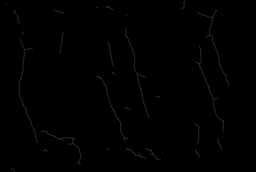
#> input picture test/1.png, 256 x 172 px, shrunk from 1052 x 708 before the run
$ python describe_crack.py
#> lines starting #> are read from the running program, lines starting #| are printed output that depends on the picture; after the words box and inside, x2 and y2 are one past the last pixel; in counts of white or black regions, pixels touching at a corner belong together
#> further down, img is the input picture: shape (172, 256); min 0, max 57, mean 0.8
# @tiger
# email: 512419406@qq.com
from cv2 import cv2
import numpy as np
import pandas as pd
import random


class CrackInformation:
    def __init__(self, img):
        """input:binary img"""
        self.img = np.array(img)
        self.img[img != 0] = 1
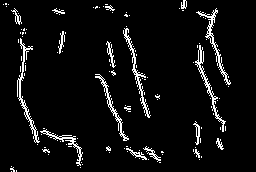
#> self.img: shape (172, 256); values 0 (black) and 1 (white), 5.8% white in thin lines or dots, all inside (x1, y1, x2, y2) = (3, 0, 231, 172)
        self.connection_mark = dict()  # <mark_num>:<[point]>
        self.mark_line()  # mark all lins

        self.img_species = self.img.copy()  # store every point's species
        self.meta_line = dict()  # store line's information
        self.init_meta_line()
        self.mark_point()  # mark all points

    def init_meta_line(self):
        """init meta_line{}"""
        for num in self.connection_mark.keys():
            self.meta_line[num] = {
                'total': [0, 0, 0, 0],
                'endpoint': [],
                'crosspoint': [],
                'joinpoint': [],
                'alonepoint': []
            }
    # def get_length(self):

    def neighbour(self, x, y):
        """
        p9(x - 1, y - 1) p2(x - 1, y) p3(x - 1, y + 1)
        p8(x, y - 1)     p1(x, y)     p4(x, y + 1)
        p7(x + 1, y - 1) p6(x + 1, y) p5(x + 1, y + 1)
        """
        p9 = self.img[x - 1, y - 1]
        p2 = self.img[x - 1, y]
        p3 = self.img[x - 1, y + 1]
        p8 = self.img[x, y - 1]
        p1 = self.img[x, y]
        p4 = self.img[x, y + 1]
        p7 = self.img[x + 1, y - 1]
        p6 = self.img[x + 1, y]
        p5 = self.img[x + 1, y + 1]
        return [p1, p2, p3, p4, p5, p6, p7, p8, p9]

    # [22 lines left out: function neighbour_with_loctaion, not called in this run]

    def which_point(self, x, y):
        """
        :param x:
        :param y:
        :return: 1-endpoint, 2-joinpoint, 3-crosspont, 4-alonepoint, 5-more_crosspoint, 0-backpoint
        """
        ps = self.neighbour(x, y)
        species = 0
        if ps[0] == 1:
            if np.sum(ps) == 1:
                species = 4
            elif np.sum(ps) == 2:
                species = 1
            elif np.sum(ps) == 3:
                species = 2
            elif 4 <= np.sum(ps) <= 6:
                ps_ = ps.copy()
                ps_[0] = ps_[-1]
                start = ps_[0]
                one_zero = 0
                for p in ps_[1:]:
                    if (int(start) - int(p)) == 1:
                        one_zero += 1
                    start = p
                if one_zero <= 2:
                    species = 2
                else:
                    species = 3
            else:
                species = 5
        else:
            pass
        return species

    def get_one_mark(self, location):
        """find mark in coonnection dictionary"""
        mark = 0
        for key, value in self.connection_mark.items():
            if location in value:
                mark = key
        return mark

    def move_point(self, big, small):
        """move point from big mark to small mark"""
        move_points = self.connection_mark.pop(big)
        for point in move_points:
            self.connection_mark[small].append(point)

    def distance(self, p1, p2):
        """two points' distance"""
        return np.sqrt((p1[0] - p2[0])**2 + (p1[1] - p2[1])**2)

    def mark_line(self):
        """base on 8-neighborhood labeling algorithm"""
        connection_num = 0
        self.img[0, :] = 0  # zero border
#> self.img: shape (172, 256); values 0 (black) and 1 (white), 5.8% white in thin lines or dots, all inside (x1, y1, x2, y2) = (3, 1, 231, 172)
        self.img[:, 0] = 0
        self.img[-1, :] = 0
#> self.img: shape (172, 256); values 0 (black) and 1 (white), 5.8% white in thin lines or dots, all inside (x1, y1, x2, y2) = (3, 1, 231, 171)
        self.img[:, -1] = 0
        # tiger = pd.DataFrame(self.img)
        # tiger.to_excel('tiger_76.xlsx')
        w, h = self.img.shape
#> w = 172; h = 256
        for i in range(1, w - 1):
            for j in range(1, h - 1):
                ps = self.neighbour(i, j)
                if ps[0] == 1:
                    if np.sum([ps[8], ps[1], ps[2], ps[7]]) == 0.:  # p9, p2, p3, p8 is zero
                        connection_num += 1
                        self.connection_mark[connection_num] = [[i, j]]
                    elif ps[2] == 1 and ps[7] == 1:  # p8, p3 is one
                        max_mark = max(self.get_one_mark([i, j - 1]), self.get_one_mark([i - 1, j + 1]))
                        min_mark = min(self.get_one_mark([i, j - 1]), self.get_one_mark([i - 1, j + 1]))
                        self.connection_mark[min_mark].append([i, j])
                        if max_mark > min_mark:
                            self.move_point(max_mark, min_mark)
                    elif ps[8] == 1 and ps[2] == 1:  # p9, p3 is one
                        max_mark = max(self.get_one_mark([i - 1, j - 1]), self.get_one_mark([i - 1, j + 1]))
                        min_mark = min(self.get_one_mark([i - 1, j - 1]), self.get_one_mark([i - 1, j + 1]))
                        self.connection_mark[min_mark].append([i, j])
                        if max_mark > min_mark:
                            self.move_point(max_mark, min_mark)
                    else:
                        if self.get_one_mark([i, j - 1]):  # p8
                            self.connection_mark[self.get_one_mark([i, j - 1])].append([i, j])
                        elif self.get_one_mark([i - 1, j - 1]):  # p9
                            self.connection_mark[self.get_one_mark([i - 1, j - 1])].append([i, j])
                        elif self.get_one_mark([i - 1, j]):  # p2
                            self.connection_mark[self.get_one_mark([i - 1, j])].append([i, j])
                        elif self.get_one_mark([i - 1, j + 1]):  # p3
                            self.connection_mark[self.get_one_mark([i - 1, j + 1])].append([i, j])
                # for key, value in self.connection_mark.items():
                #     print(f"{key}:{value}")
                print(f"update:{len(self.connection_mark.keys())}")
                print('----------------------')
#> this loop made 170 passes
#> the loop in init_meta_line, `for num in self.connection_mark.keys():` made 122 passes
#> num on passes 2 to 13: 4, 5, 6, 7, 8, 9, 10, 11, 13, 14, 15, 16
        print(f"mark is finished! {len(self.connection_mark.keys())}")

    def mark_point(self):
        """mark point's species"""
        img_copy = self.img.copy()  # to show the effect after marking point
        img_copy[img_copy == 1] = 255
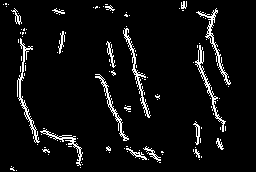
#> img_copy: shape (172, 256); 5.8% white in thin lines or dots, all inside (x1, y1, x2, y2) = (3, 1, 231, 171)
        img_copy = cv2.cvtColor(img_copy, cv2.COLOR_GRAY2BGR)
        for num, line in self.connection_mark.items():
            print(f"----------line{num}----------")
            n_endpoint, n_joinpoint, n_crosspoint, n_alonepoint, n_more_crosspoint = 0, 0, 0, 0, 0
            for point in line:
                species = self.which_point(point[0], point[1])
                if species == 1:
                    n_endpoint += 1
                    img_copy = cv2.circle(img_copy, center=[point[1], point[0]], radius=5, color=(0, 0, 255))
                    self.img_species[point[0], point[1]] = species
                    self.meta_line[num]['endpoint'].append(point)
                    self.meta_line[num]['total'][0] = n_endpoint
                elif species == 2:
                    n_joinpoint += 1
                    self.img_species[point[0], point[1]] = species
                    self.meta_line[num]['joinpoint'].append(point)
                    self.meta_line[num]['total'][1] = n_joinpoint
                elif species == 3:
                    n_crosspoint += 1
                    img_copy = cv2.circle(img_copy, center=[point[1], point[0]], radius=5, color=(0, 255, 0))
                    self.img_species[point[0], point[1]] = species
                    self.meta_line[num]['crosspoint'].append(point)
                    self.meta_line[num]['total'][2] = n_crosspoint
                elif species == 4:
                    n_alonepoint += 1
                    self.img_species[point[0], point[1]] = species
                    self.meta_line[num]['alonepoint'].append(point)
                    self.meta_line[num]['total'][3] = n_alonepoint
                elif species == 5:
                    n_more_crosspoint += 1
                    n_crosspoint += 1
                    img_copy = cv2.circle(img_copy, center=[point[1], point[0]], radius=5, color=(255, 0, 0))
                    self.img_species[point[0], point[1]] = 3
                    self.meta_line[num]['crosspoint'].append(point)
                    self.meta_line[num]['total'][2] = n_crosspoint
            print(f"endpoint:{n_endpoint}, "
                  f"joinpoint:{n_joinpoint}, "
                  f"crosspoint:{n_more_crosspoint}/{n_crosspoint}, "
                  f"alonepoint:{n_alonepoint}")
            print(self.meta_line[num]['total'])
#> this loop made 122 passes
#> (num, line) on passes 2, 3, 4, 5, 7, 8, 9, 10, 11, 14, 16: (4, [[3, 5], [3, 6], [4, 5], [4, 6]]), (5, [[4, 3]]), (6, [[4, 8]]), (7, [[4, 105], [4, 106], [4, 107]]), (9, [[6, 6]]), (10, [[6, 96], [6, 97], [7, 95], [7, 96], [7, 97], [8, 95]]), (11, [[6, 103]]), (13, [[7, 93]]), (14, [[7, 99]]), (17, [[8, 179]]), (20, [[9, 59]])
#> num on passes 1, 6, 12, 13, 15, 23: 1, 8, 15, 16, 18, 39
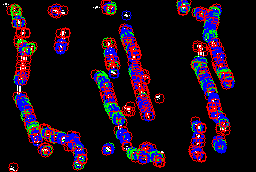
#> img_copy: shape (172, 256, 3); mean B, G, R 25.7, 10.3, 28.6
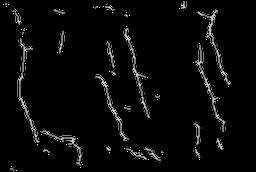
#> self.img_species: shape (172, 256); min 0, max 4, mean 0.127; drawn with min black and max white
        cv2.imwrite('test/mark_point.jpg', img_copy)

    # [177 lines left out: function get_length, not called in this run]

    def color_line(self):
        """plot line with different color after marking line"""
        img_back = self.img.copy()
        img_back = cv2.cvtColor(img_back, cv2.COLOR_GRAY2BGR)
        for points in self.connection_mark.values():
            # random color
            color = (random.randint(0, 255), random.randint(0, 255), random.randint(0, 255))
            while points:
                point = points.pop()
                img_back[point[0], point[1]] = color
#> this loop made 122 passes
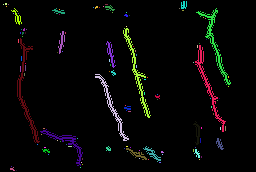
#> img_back: shape (172, 256, 3); mean B, G, R 6.1, 7.1, 7.3
        cv2.imwrite('test/line_color.jpg', img_back)


if __name__ == "__main__":
    img = cv2.imread('test/1.png', 0)
    # tiger = pd.DataFrame(np.array(img))
    # tiger.to_excel('tigre.xlsx')
    information = CrackInformation(img)
    # information.get_length()
    information.color_line()
